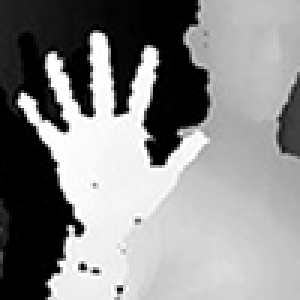
#> input picture img.jpg, 100 x 100 px (shown 3 times larger)
$ python canny_to_text.py
#> lines starting #> are read from the running program, lines starting #| are printed output that depends on the picture
import numpy as np
import cv2
import argparse

def main():
    parser = argparse.ArgumentParser()
    parser.add_argument('--in_image', type=str, help='input image path', default='img.jpg')
    parser.add_argument('--out_file', type=str, help='output text file path', default='img.txt')
    parser.add_argument('--minV', type=int, help='minVal Canny', default='100')
    parser.add_argument('--maxV', type=int, help='maxVal Canny', default='200')

    args = parser.parse_args()

    image_name = args.in_image
    text_file_name = args.out_file
    minV = args.minV
    maxV = args.maxV

    img = cv2.imread(image_name,0)
#> img is the input picture: shape (100, 100); min 0, max 255, mean 138.2
    img = cv2.Canny(img, minV, maxV)
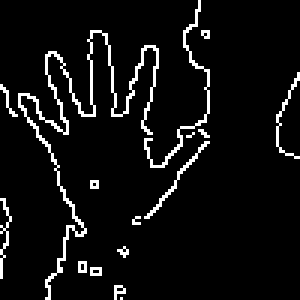
#> img: shape (100, 100) (shown 3 times larger); 6.3% white in thin lines or dots
    np.savetxt(text_file_name, fmt='%d', X=img, newline='\n')

if __name__ == "__main__":
    main()
